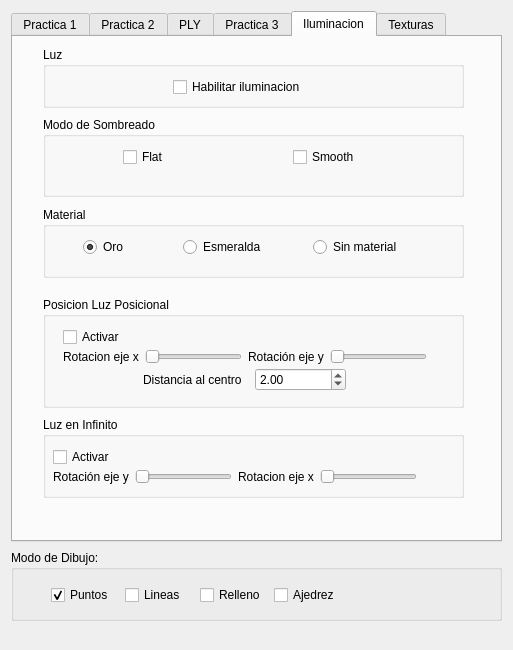
<?xml version="1.0" encoding="UTF-8"?>
<ui version="4.0">
 <class>Interfaz</class>
 <widget class="QDialog" name="Interfaz">
  <property name="geometry">
   <rect>
    <x>0</x>
    <y>0</y>
    <width>513</width>
    <height>650</height>
   </rect>
  </property>
  <property name="windowTitle">
   <string>Menu</string>
  </property>
  <widget class="QTabWidget" name="tabWidget">
   <property name="geometry">
    <rect>
     <x>11</x>
     <y>11</y>
     <width>491</width>
     <height>531</height>
    </rect>
   </property>
   <property name="currentIndex">
    <number>4</number>
   </property>
   <widget class="QWidget" name="tab">
    <attribute name="title">
     <string>Practica 1</string>
    </attribute>
    <widget class="QGroupBox" name="groupBox_2">
     <property name="geometry">
      <rect>
       <x>10</x>
       <y>10</y>
       <width>371</width>
       <height>121</height>
      </rect>
     </property>
     <property name="title">
      <string>Objetos</string>
     </property>
     <widget class="QWidget" name="layoutWidget">
      <property name="geometry">
       <rect>
        <x>100</x>
        <y>50</y>
        <width>148</width>
        <height>22</height>
       </rect>
      </property>
      <layout class="QHBoxLayout" name="horizontalLayout_3">
       <item>
        <widget class="QRadioButton" name="radioButton">
         <property name="text">
          <string>Cubo</string>
         </property>
         <property name="checked">
          <bool>true</bool>
         </property>
        </widget>
       </item>
       <item>
        <widget class="QRadioButton" name="radioButton_2">
         <property name="text">
          <string>Tetraedro</string>
         </property>
        </widget>
       </item>
      </layout>
     </widget>
    </widget>
   </widget>
   <widget class="QWidget" name="tab_2">
    <attribute name="title">
     <string>Practica 2</string>
    </attribute>
    <widget class="QGroupBox" name="groupBox_3">
     <property name="geometry">
      <rect>
       <x>10</x>
       <y>10</y>
       <width>371</width>
       <height>121</height>
      </rect>
     </property>
     <property name="title">
      <string>Objetos</string>
     </property>
     <widget class="QWidget" name="layoutWidget">
      <property name="geometry">
       <rect>
        <x>20</x>
        <y>30</y>
        <width>222</width>
        <height>76</height>
       </rect>
      </property>
      <layout class="QHBoxLayout" name="horizontalLayout">
       <item>
        <layout class="QVBoxLayout" name="verticalLayout">
         <item>
          <widget class="QRadioButton" name="radioButton_3">
           <property name="text">
            <string>Esfera</string>
           </property>
           <property name="checked">
            <bool>true</bool>
           </property>
          </widget>
         </item>
         <item>
          <widget class="QRadioButton" name="radioButton_4">
           <property name="text">
            <string>Cilindro</string>
           </property>
          </widget>
         </item>
         <item>
          <widget class="QRadioButton" name="radioButton_5">
           <property name="text">
            <string>Tubo</string>
           </property>
          </widget>
         </item>
        </layout>
       </item>
       <item>
        <layout class="QVBoxLayout" name="verticalLayout_2">
         <item>
          <widget class="QRadioButton" name="radioButton_6">
           <property name="text">
            <string>Vaso (hacia arriba)</string>
           </property>
          </widget>
         </item>
         <item>
          <widget class="QRadioButton" name="radioButton_7">
           <property name="text">
            <string>Vaso (hacia abajo)</string>
           </property>
          </widget>
         </item>
         <item>
          <widget class="QRadioButton" name="radioButton_8">
           <property name="text">
            <string>Cono</string>
           </property>
          </widget>
         </item>
        </layout>
       </item>
      </layout>
     </widget>
    </widget>
    <widget class="QGroupBox" name="groupBox_4">
     <property name="geometry">
      <rect>
       <x>10</x>
       <y>150</y>
       <width>371</width>
       <height>91</height>
      </rect>
     </property>
     <property name="title">
      <string>Ajustes</string>
     </property>
     <widget class="QSlider" name="horizontalSlider">
      <property name="geometry">
       <rect>
        <x>20</x>
        <y>40</y>
        <width>161</width>
        <height>31</height>
       </rect>
      </property>
      <property name="maximum">
       <number>360</number>
      </property>
      <property name="value">
       <number>360</number>
      </property>
      <property name="orientation">
       <enum>Qt::Horizontal</enum>
      </property>
     </widget>
     <widget class="QLabel" name="label_2">
      <property name="geometry">
       <rect>
        <x>30</x>
        <y>30</y>
        <width>141</width>
        <height>16</height>
       </rect>
      </property>
      <property name="text">
       <string>Angulo de generación:</string>
      </property>
     </widget>
     <widget class="QWidget" name="layoutWidget">
      <property name="geometry">
       <rect>
        <x>230</x>
        <y>40</y>
        <width>128</width>
        <height>25</height>
       </rect>
      </property>
      <layout class="QHBoxLayout" name="horizontalLayout_4">
       <item>
        <widget class="QLabel" name="label">
         <property name="text">
          <string>Secciones:</string>
         </property>
        </widget>
       </item>
       <item>
        <widget class="QSpinBox" name="spinBox">
         <property name="maximum">
          <number>500</number>
         </property>
         <property name="value">
          <number>40</number>
         </property>
        </widget>
       </item>
      </layout>
     </widget>
    </widget>
   </widget>
   <widget class="QWidget" name="tab_3">
    <attribute name="title">
     <string>PLY</string>
    </attribute>
    <widget class="QPushButton" name="pushButton">
     <property name="geometry">
      <rect>
       <x>120</x>
       <y>20</y>
       <width>131</width>
       <height>61</height>
      </rect>
     </property>
     <property name="text">
      <string>Cargar PLY</string>
     </property>
    </widget>
    <widget class="QLineEdit" name="lineEdit_2">
     <property name="geometry">
      <rect>
       <x>30</x>
       <y>130</y>
       <width>251</width>
       <height>22</height>
      </rect>
     </property>
    </widget>
    <widget class="QPushButton" name="pushButton_3">
     <property name="geometry">
      <rect>
       <x>300</x>
       <y>130</y>
       <width>80</width>
       <height>22</height>
      </rect>
     </property>
     <property name="text">
      <string>Buscar</string>
     </property>
    </widget>
    <widget class="QLabel" name="label_5">
     <property name="geometry">
      <rect>
       <x>30</x>
       <y>110</y>
       <width>81</width>
       <height>16</height>
      </rect>
     </property>
     <property name="text">
      <string>Path del PLY:</string>
     </property>
    </widget>
   </widget>
   <widget class="QWidget" name="tab_4">
    <attribute name="title">
     <string>Practica 3</string>
    </attribute>
    <widget class="QGroupBox" name="groupBox_5">
     <property name="geometry">
      <rect>
       <x>10</x>
       <y>10</y>
       <width>371</width>
       <height>121</height>
      </rect>
     </property>
     <property name="title">
      <string>Objetos</string>
     </property>
     <widget class="QRadioButton" name="radioButton_9">
      <property name="geometry">
       <rect>
        <x>120</x>
        <y>30</y>
        <width>111</width>
        <height>20</height>
       </rect>
      </property>
      <property name="text">
       <string>Watt Regulator</string>
      </property>
      <property name="checked">
       <bool>true</bool>
      </property>
     </widget>
     <widget class="QPushButton" name="pushButton_2">
      <property name="geometry">
       <rect>
        <x>260</x>
        <y>80</y>
        <width>80</width>
        <height>22</height>
       </rect>
      </property>
      <property name="text">
       <string>Buscar PLY</string>
      </property>
     </widget>
     <widget class="QLineEdit" name="lineEdit">
      <property name="geometry">
       <rect>
        <x>22</x>
        <y>80</y>
        <width>221</width>
        <height>22</height>
       </rect>
      </property>
     </widget>
     <widget class="QLabel" name="label_6">
      <property name="geometry">
       <rect>
        <x>30</x>
        <y>60</y>
        <width>81</width>
        <height>16</height>
       </rect>
      </property>
      <property name="text">
       <string>Path del PLY:</string>
      </property>
     </widget>
    </widget>
    <widget class="QGroupBox" name="groupBox_6">
     <property name="geometry">
      <rect>
       <x>10</x>
       <y>150</y>
       <width>371</width>
       <height>91</height>
      </rect>
     </property>
     <property name="title">
      <string>GroupBox</string>
     </property>
     <widget class="QSlider" name="horizontalSlider_2">
      <property name="geometry">
       <rect>
        <x>210</x>
        <y>30</y>
        <width>160</width>
        <height>16</height>
       </rect>
      </property>
      <property name="maximum">
       <number>360</number>
      </property>
      <property name="orientation">
       <enum>Qt::Horizontal</enum>
      </property>
     </widget>
     <widget class="QSlider" name="horizontalSlider_3">
      <property name="geometry">
       <rect>
        <x>210</x>
        <y>60</y>
        <width>160</width>
        <height>16</height>
       </rect>
      </property>
      <property name="maximum">
       <number>100</number>
      </property>
      <property name="orientation">
       <enum>Qt::Horizontal</enum>
      </property>
     </widget>
     <widget class="QLabel" name="label_3">
      <property name="geometry">
       <rect>
        <x>110</x>
        <y>30</y>
        <width>101</width>
        <height>16</height>
       </rect>
      </property>
      <property name="text">
       <string>Angulo Rotacion</string>
      </property>
     </widget>
     <widget class="QLabel" name="label_4">
      <property name="geometry">
       <rect>
        <x>130</x>
        <y>60</y>
        <width>59</width>
        <height>14</height>
       </rect>
      </property>
      <property name="text">
       <string>Velocidad</string>
      </property>
     </widget>
     <widget class="QCheckBox" name="checkBox_5">
      <property name="geometry">
       <rect>
        <x>10</x>
        <y>40</y>
        <width>85</width>
        <height>31</height>
       </rect>
      </property>
      <property name="text">
       <string>Animacion</string>
      </property>
     </widget>
    </widget>
   </widget>
   <widget class="QWidget" name="tab_5">
    <attribute name="title">
     <string>Iluminacion</string>
    </attribute>
    <widget class="QGroupBox" name="groupBox_8">
     <property name="geometry">
      <rect>
       <x>30</x>
       <y>170</y>
       <width>421</width>
       <height>71</height>
      </rect>
     </property>
     <property name="title">
      <string>Material</string>
     </property>
     <widget class="QRadioButton" name="radioButton_10">
      <property name="geometry">
       <rect>
        <x>40</x>
        <y>30</y>
        <width>100</width>
        <height>20</height>
       </rect>
      </property>
      <property name="text">
       <string>Oro</string>
      </property>
      <property name="checked">
       <bool>true</bool>
      </property>
     </widget>
     <widget class="QRadioButton" name="radioButton_11">
      <property name="geometry">
       <rect>
        <x>140</x>
        <y>30</y>
        <width>100</width>
        <height>20</height>
       </rect>
      </property>
      <property name="text">
       <string>Esmeralda</string>
      </property>
     </widget>
     <widget class="QRadioButton" name="radioButton_12">
      <property name="geometry">
       <rect>
        <x>270</x>
        <y>30</y>
        <width>100</width>
        <height>20</height>
       </rect>
      </property>
      <property name="text">
       <string>Sin material</string>
      </property>
     </widget>
    </widget>
    <widget class="QGroupBox" name="groupBox_9">
     <property name="geometry">
      <rect>
       <x>30</x>
       <y>10</y>
       <width>421</width>
       <height>61</height>
      </rect>
     </property>
     <property name="title">
      <string>Luz</string>
     </property>
     <widget class="QCheckBox" name="checkBox_8">
      <property name="geometry">
       <rect>
        <x>130</x>
        <y>30</y>
        <width>171</width>
        <height>20</height>
       </rect>
      </property>
      <property name="text">
       <string>Habilitar iluminacion</string>
      </property>
     </widget>
    </widget>
    <widget class="QGroupBox" name="groupBox_7">
     <property name="geometry">
      <rect>
       <x>30</x>
       <y>260</y>
       <width>421</width>
       <height>111</height>
      </rect>
     </property>
     <property name="title">
      <string>Posicion Luz Posicional</string>
     </property>
     <widget class="QCheckBox" name="checkBox_12">
      <property name="geometry">
       <rect>
        <x>20</x>
        <y>30</y>
        <width>100</width>
        <height>20</height>
       </rect>
      </property>
      <property name="text">
       <string>Activar</string>
      </property>
     </widget>
     <widget class="QWidget" name="layoutWidget">
      <property name="geometry">
       <rect>
        <x>100</x>
        <y>70</y>
        <width>203</width>
        <height>25</height>
       </rect>
      </property>
      <layout class="QHBoxLayout" name="horizontalLayout_10">
       <item>
        <widget class="QLabel" name="label_16">
         <property name="text">
          <string>Distancia al centro  </string>
         </property>
        </widget>
       </item>
       <item>
        <widget class="QDoubleSpinBox" name="doubleSpinBox_6">
         <property name="maximum">
          <double>300.000000000000000</double>
         </property>
         <property name="value">
          <double>2.000000000000000</double>
         </property>
        </widget>
       </item>
      </layout>
     </widget>
     <widget class="QWidget" name="layoutWidget">
      <property name="geometry">
       <rect>
        <x>20</x>
        <y>50</y>
        <width>364</width>
        <height>19</height>
       </rect>
      </property>
      <layout class="QHBoxLayout" name="horizontalLayout_11">
       <item>
        <layout class="QHBoxLayout" name="horizontalLayout_9">
         <item>
          <widget class="QLabel" name="label_15">
           <property name="text">
            <string>Rotacion eje x</string>
           </property>
          </widget>
         </item>
         <item>
          <widget class="QSlider" name="horizontalSlider_7">
           <property name="maximum">
            <number>360</number>
           </property>
           <property name="orientation">
            <enum>Qt::Horizontal</enum>
           </property>
          </widget>
         </item>
        </layout>
       </item>
       <item>
        <layout class="QHBoxLayout" name="horizontalLayout_8">
         <item>
          <widget class="QLabel" name="label_14">
           <property name="text">
            <string>Rotación eje y</string>
           </property>
          </widget>
         </item>
         <item>
          <widget class="QSlider" name="horizontalSlider_6">
           <property name="maximum">
            <number>360</number>
           </property>
           <property name="orientation">
            <enum>Qt::Horizontal</enum>
           </property>
           <property name="invertedAppearance">
            <bool>false</bool>
           </property>
           <property name="invertedControls">
            <bool>false</bool>
           </property>
          </widget>
         </item>
        </layout>
       </item>
      </layout>
     </widget>
     <zorder>layoutWidget</zorder>
     <zorder>layoutWidget</zorder>
     <zorder>checkBox_12</zorder>
    </widget>
    <widget class="QGroupBox" name="groupBox_10">
     <property name="geometry">
      <rect>
       <x>30</x>
       <y>380</y>
       <width>421</width>
       <height>81</height>
      </rect>
     </property>
     <property name="title">
      <string>Luz en Infinito</string>
     </property>
     <widget class="QCheckBox" name="checkBox_13">
      <property name="geometry">
       <rect>
        <x>10</x>
        <y>30</y>
        <width>121</width>
        <height>20</height>
       </rect>
      </property>
      <property name="text">
       <string>Activar</string>
      </property>
     </widget>
     <widget class="QWidget" name="layoutWidget">
      <property name="geometry">
       <rect>
        <x>10</x>
        <y>50</y>
        <width>364</width>
        <height>19</height>
       </rect>
      </property>
      <layout class="QHBoxLayout" name="horizontalLayout_5">
       <item>
        <layout class="QHBoxLayout" name="horizontalLayout_7">
         <item>
          <widget class="QLabel" name="label_7">
           <property name="text">
            <string>Rotación eje y</string>
           </property>
          </widget>
         </item>
         <item>
          <widget class="QSlider" name="horizontalSlider_4">
           <property name="maximum">
            <number>360</number>
           </property>
           <property name="orientation">
            <enum>Qt::Horizontal</enum>
           </property>
           <property name="invertedAppearance">
            <bool>false</bool>
           </property>
           <property name="invertedControls">
            <bool>false</bool>
           </property>
          </widget>
         </item>
        </layout>
       </item>
       <item>
        <layout class="QHBoxLayout" name="horizontalLayout_6">
         <item>
          <widget class="QLabel" name="label_8">
           <property name="text">
            <string>Rotacion eje x</string>
           </property>
          </widget>
         </item>
         <item>
          <widget class="QSlider" name="horizontalSlider_5">
           <property name="maximum">
            <number>360</number>
           </property>
           <property name="orientation">
            <enum>Qt::Horizontal</enum>
           </property>
          </widget>
         </item>
        </layout>
       </item>
      </layout>
     </widget>
    </widget>
    <widget class="QGroupBox" name="groupBox_11">
     <property name="geometry">
      <rect>
       <x>30</x>
       <y>80</y>
       <width>421</width>
       <height>80</height>
      </rect>
     </property>
     <property name="title">
      <string>Modo de Sombreado</string>
     </property>
     <widget class="QCheckBox" name="checkBox_6">
      <property name="geometry">
       <rect>
        <x>80</x>
        <y>30</y>
        <width>61</width>
        <height>20</height>
       </rect>
      </property>
      <property name="text">
       <string>Flat</string>
      </property>
     </widget>
     <widget class="QCheckBox" name="checkBox_7">
      <property name="geometry">
       <rect>
        <x>250</x>
        <y>30</y>
        <width>81</width>
        <height>20</height>
       </rect>
      </property>
      <property name="text">
       <string>Smooth</string>
      </property>
     </widget>
    </widget>
   </widget>
   <widget class="QWidget" name="tab_6">
    <attribute name="title">
     <string>Texturas</string>
    </attribute>
    <widget class="QRadioButton" name="radioButton_14">
     <property name="geometry">
      <rect>
       <x>70</x>
       <y>30</y>
       <width>100</width>
       <height>20</height>
      </rect>
     </property>
     <property name="text">
      <string>Marco</string>
     </property>
     <property name="checked">
      <bool>true</bool>
     </property>
    </widget>
    <widget class="QSpinBox" name="spinBox_2">
     <property name="geometry">
      <rect>
       <x>380</x>
       <y>30</y>
       <width>47</width>
       <height>23</height>
      </rect>
     </property>
     <property name="minimum">
      <number>1</number>
     </property>
     <property name="maximum">
      <number>100</number>
     </property>
     <property name="value">
      <number>1</number>
     </property>
    </widget>
    <widget class="QLabel" name="label_17">
     <property name="geometry">
      <rect>
       <x>240</x>
       <y>30</y>
       <width>131</width>
       <height>20</height>
      </rect>
     </property>
     <property name="text">
      <string>Numero de divisiones</string>
     </property>
    </widget>
    <widget class="QGroupBox" name="groupBox_12">
     <property name="geometry">
      <rect>
       <x>40</x>
       <y>440</y>
       <width>421</width>
       <height>41</height>
      </rect>
     </property>
     <property name="title">
      <string>Modo de Sombreado</string>
     </property>
     <widget class="QCheckBox" name="checkBox_9">
      <property name="geometry">
       <rect>
        <x>80</x>
        <y>20</y>
        <width>61</width>
        <height>20</height>
       </rect>
      </property>
      <property name="text">
       <string>Flat</string>
      </property>
     </widget>
     <widget class="QCheckBox" name="checkBox_10">
      <property name="geometry">
       <rect>
        <x>250</x>
        <y>20</y>
        <width>81</width>
        <height>20</height>
       </rect>
      </property>
      <property name="text">
       <string>Smooth</string>
      </property>
     </widget>
    </widget>
    <widget class="QGroupBox" name="groupBox_13">
     <property name="geometry">
      <rect>
       <x>40</x>
       <y>390</y>
       <width>421</width>
       <height>41</height>
      </rect>
     </property>
     <property name="title">
      <string>Iluminación</string>
     </property>
     <widget class="QCheckBox" name="checkBox_11">
      <property name="geometry">
       <rect>
        <x>160</x>
        <y>20</y>
        <width>85</width>
        <height>20</height>
       </rect>
      </property>
      <property name="text">
       <string>Activada</string>
      </property>
     </widget>
    </widget>
    <widget class="QGroupBox" name="groupBox_14">
     <property name="geometry">
      <rect>
       <x>30</x>
       <y>60</y>
       <width>431</width>
       <height>71</height>
      </rect>
     </property>
     <property name="title">
      <string>Tamaño de Marco</string>
     </property>
     <widget class="QWidget" name="">
      <property name="geometry">
       <rect>
        <x>100</x>
        <y>30</y>
        <width>222</width>
        <height>25</height>
       </rect>
      </property>
      <layout class="QHBoxLayout" name="horizontalLayout_16">
       <item>
        <widget class="QLabel" name="label_22">
         <property name="text">
          <string>Ancho:</string>
         </property>
        </widget>
       </item>
       <item>
        <widget class="QDoubleSpinBox" name="doubleSpinBox">
         <property name="singleStep">
          <double>0.100000000000000</double>
         </property>
         <property name="value">
          <double>1.000000000000000</double>
         </property>
        </widget>
       </item>
       <item>
        <widget class="QLabel" name="label_23">
         <property name="text">
          <string>Alto:</string>
         </property>
        </widget>
       </item>
       <item>
        <widget class="QDoubleSpinBox" name="doubleSpinBox_7">
         <property name="minimum">
          <double>1.000000000000000</double>
         </property>
         <property name="singleStep">
          <double>0.100000000000000</double>
         </property>
         <property name="value">
          <double>1.000000000000000</double>
         </property>
        </widget>
       </item>
      </layout>
     </widget>
    </widget>
    <widget class="QGroupBox" name="groupBox_15">
     <property name="geometry">
      <rect>
       <x>30</x>
       <y>140</y>
       <width>431</width>
       <height>101</height>
      </rect>
     </property>
     <property name="title">
      <string>Porción de textura</string>
     </property>
     <widget class="QWidget" name="">
      <property name="geometry">
       <rect>
        <x>90</x>
        <y>30</y>
        <width>237</width>
        <height>58</height>
       </rect>
      </property>
      <layout class="QVBoxLayout" name="verticalLayout_3">
       <item>
        <layout class="QHBoxLayout" name="horizontalLayout_13">
         <item>
          <widget class="QLabel" name="label_11">
           <property name="text">
            <string>X_max :</string>
           </property>
          </widget>
         </item>
         <item>
          <widget class="QDoubleSpinBox" name="doubleSpinBox_3">
           <property name="maximum">
            <double>1.000000000000000</double>
           </property>
           <property name="singleStep">
            <double>0.050000000000000</double>
           </property>
          </widget>
         </item>
         <item>
          <widget class="QLabel" name="label_13">
           <property name="text">
            <string>Y_max :</string>
           </property>
          </widget>
         </item>
         <item>
          <widget class="QDoubleSpinBox" name="doubleSpinBox_5">
           <property name="maximum">
            <double>1.000000000000000</double>
           </property>
           <property name="singleStep">
            <double>0.050000000000000</double>
           </property>
          </widget>
         </item>
        </layout>
       </item>
       <item>
        <layout class="QHBoxLayout" name="horizontalLayout_12">
         <item>
          <widget class="QLabel" name="label_10">
           <property name="text">
            <string>X_min :</string>
           </property>
          </widget>
         </item>
         <item>
          <widget class="QDoubleSpinBox" name="doubleSpinBox_2">
           <property name="prefix">
            <string/>
           </property>
           <property name="maximum">
            <double>1.000000000000000</double>
           </property>
           <property name="singleStep">
            <double>0.050000000000000</double>
           </property>
          </widget>
         </item>
         <item>
          <widget class="QLabel" name="label_12">
           <property name="text">
            <string>Y_min :</string>
           </property>
          </widget>
         </item>
         <item>
          <widget class="QDoubleSpinBox" name="doubleSpinBox_4">
           <property name="maximum">
            <double>1.000000000000000</double>
           </property>
           <property name="singleStep">
            <double>0.050000000000000</double>
           </property>
          </widget>
         </item>
        </layout>
       </item>
      </layout>
     </widget>
     <zorder>doubleSpinBox_5</zorder>
     <zorder>label_11</zorder>
     <zorder>doubleSpinBox_3</zorder>
     <zorder>doubleSpinBox_4</zorder>
     <zorder>label_12</zorder>
     <zorder>label_10</zorder>
     <zorder>label_13</zorder>
     <zorder>doubleSpinBox_2</zorder>
     <zorder>label_10</zorder>
     <zorder>label_11</zorder>
     <zorder>doubleSpinBox_3</zorder>
     <zorder>doubleSpinBox_2</zorder>
     <zorder>label_12</zorder>
     <zorder>doubleSpinBox_5</zorder>
     <zorder>doubleSpinBox_4</zorder>
     <zorder>label_13</zorder>
    </widget>
    <widget class="QGroupBox" name="groupBox_16">
     <property name="geometry">
      <rect>
       <x>30</x>
       <y>260</y>
       <width>431</width>
       <height>121</height>
      </rect>
     </property>
     <property name="title">
      <string>Porción de Marco</string>
     </property>
     <widget class="QLabel" name="label_9">
      <property name="geometry">
       <rect>
        <x>50</x>
        <y>20</y>
        <width>341</width>
        <height>16</height>
       </rect>
      </property>
      <property name="text">
       <string>Las coordenadas deben estar en el rango (0,0) (N,N)</string>
      </property>
     </widget>
     <widget class="QWidget" name="">
      <property name="geometry">
       <rect>
        <x>80</x>
        <y>50</y>
        <width>252</width>
        <height>58</height>
       </rect>
      </property>
      <layout class="QVBoxLayout" name="verticalLayout_4">
       <item>
        <layout class="QHBoxLayout" name="horizontalLayout_14">
         <item>
          <widget class="QLabel" name="label_19">
           <property name="text">
            <string>Fila_max</string>
           </property>
          </widget>
         </item>
         <item>
          <widget class="QSpinBox" name="spinBox_4"/>
         </item>
         <item>
          <widget class="QLabel" name="label_21">
           <property name="text">
            <string>Columna_min</string>
           </property>
          </widget>
         </item>
         <item>
          <widget class="QSpinBox" name="spinBox_6"/>
         </item>
        </layout>
       </item>
       <item>
        <layout class="QHBoxLayout" name="horizontalLayout_15">
         <item>
          <widget class="QLabel" name="label_20">
           <property name="text">
            <string>Fila_min</string>
           </property>
          </widget>
         </item>
         <item>
          <widget class="QSpinBox" name="spinBox_5"/>
         </item>
         <item>
          <widget class="QLabel" name="label_18">
           <property name="text">
            <string>Columna_min</string>
           </property>
          </widget>
         </item>
         <item>
          <widget class="QSpinBox" name="spinBox_3"/>
         </item>
        </layout>
       </item>
      </layout>
     </widget>
    </widget>
   </widget>
  </widget>
  <widget class="QGroupBox" name="groupBox">
   <property name="geometry">
    <rect>
     <x>11</x>
     <y>550</y>
     <width>491</width>
     <height>71</height>
    </rect>
   </property>
   <property name="title">
    <string>Modo de Dibujo:</string>
   </property>
   <widget class="QWidget" name="layoutWidget">
    <property name="geometry">
     <rect>
      <x>40</x>
      <y>30</y>
      <width>291</width>
      <height>31</height>
     </rect>
    </property>
    <layout class="QHBoxLayout" name="horizontalLayout_2">
     <item>
      <widget class="QCheckBox" name="checkBox">
       <property name="text">
        <string>Puntos</string>
       </property>
       <property name="checked">
        <bool>true</bool>
       </property>
      </widget>
     </item>
     <item>
      <widget class="QCheckBox" name="checkBox_2">
       <property name="text">
        <string>Lineas</string>
       </property>
      </widget>
     </item>
     <item>
      <widget class="QCheckBox" name="checkBox_3">
       <property name="text">
        <string>Relleno</string>
       </property>
      </widget>
     </item>
     <item>
      <widget class="QCheckBox" name="checkBox_4">
       <property name="text">
        <string>Ajedrez</string>
       </property>
      </widget>
     </item>
    </layout>
   </widget>
  </widget>
  <zorder>groupBox</zorder>
  <zorder>tabWidget</zorder>
 </widget>
 <resources/>
 <connections/>
</ui>
